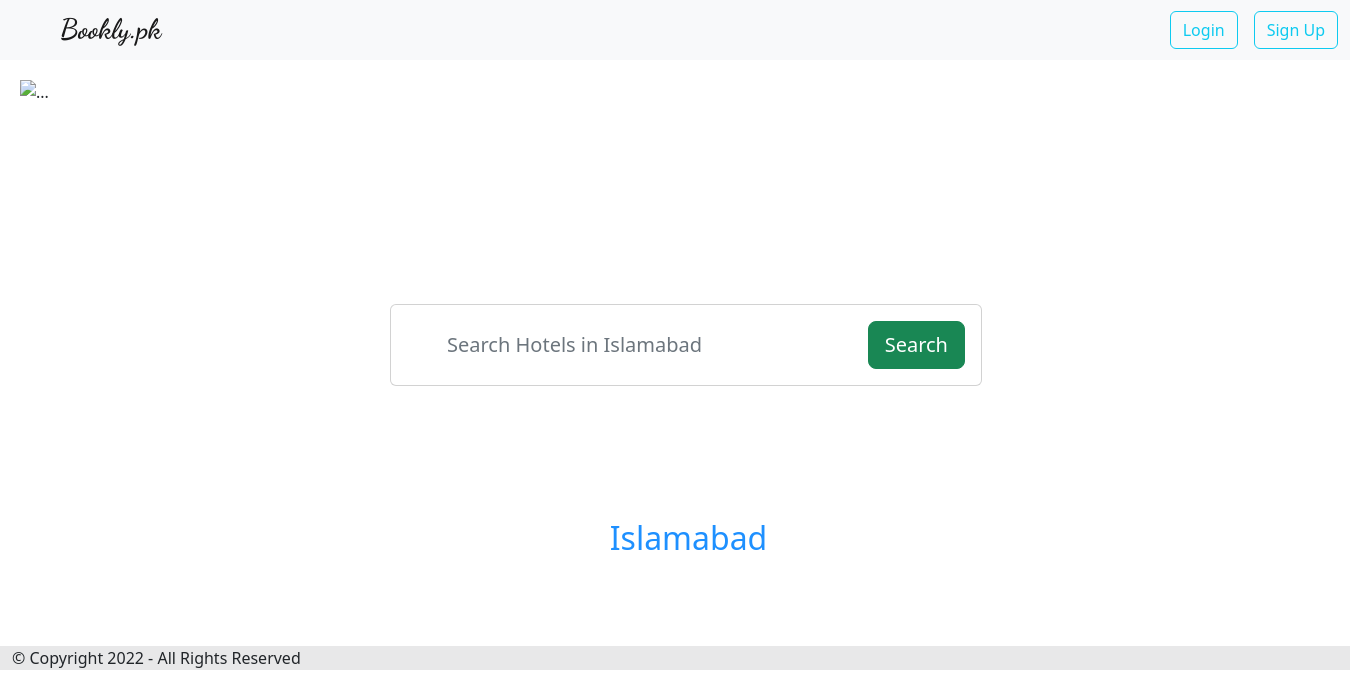
Page /site/Islamabad/hotels/ on the earlier database version.
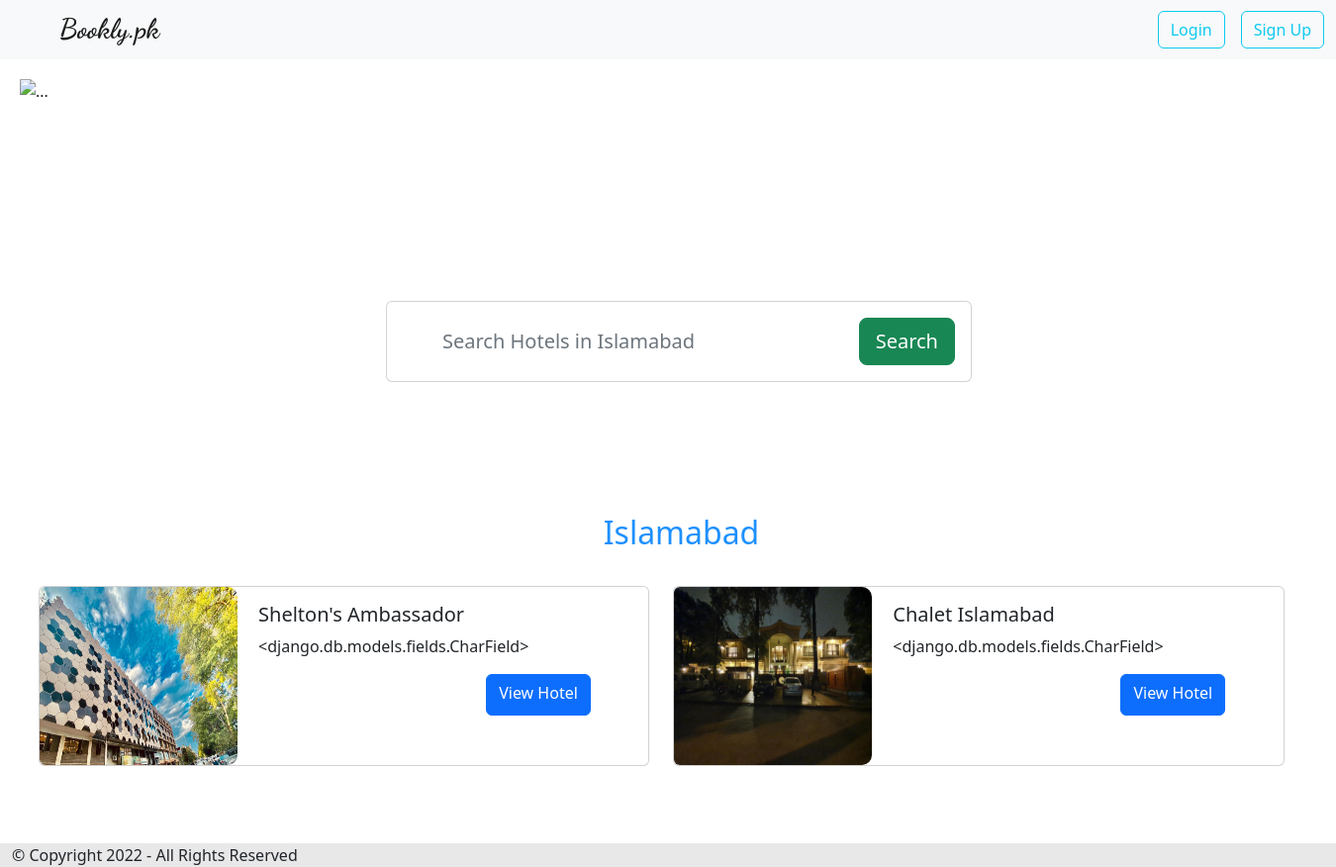
Same page on the later database version.
### mysite/models.py (models this page shows, shortened)
class Hotel(models.Model):
    id=models.CharField(primary_key=True,unique=True,max_length=6,)
    name=models.CharField(max_length=25,blank=False)
    small_description=models.TextField(default=name)
    description=models.TextField(default=name)
    city=models.CharField(max_length=20)
    image1=models.ImageField(upload_to='static/mysite/hotels',blank=True)
    image2=models.ImageField(upload_to='static/mysite/hotels',blank=True)
    image3=models.ImageField(upload_to='static/mysite/hotels',blank=True)
    image4=models.ImageField(upload_to='static/mysite/hotels',blank=True)
    image5=models.ImageField(upload_to='static/mysite/hotels',blank=True)

### mysite/views.py (the view)
# urls.py: re_path(r'^(?P<city>\w+)/hotels/$',views.CityView.as_view(),name='hotels'),
class CityView(ListView):
  model=Hotel
  template_name='mysite/hotels.html'
  def get(self,request,*args,**kwargs):
    hotel_data=self.get_queryset()
    return render(request,'mysite/hotels.html',context={'title':self.kwargs['city'],'hotel_data':hotel_data})
  def get_queryset(self,*args,**kwargs):
    context_object=Hotel.objects.filter(city=self.kwargs['city'])
    return context_object

### mysite/templates/mysite/hotels.html (shortened to what this page needs)
{% extends 'mysite/tbase.html' %}
{% load static %}
{% block css %} <link rel="stylesheet" href="{% static 'mysite/css/hotels.css' %}"> {% endblock %}
{% block content %}
<div class="px-300-wide">
  <div class="container-search">
    <br/>
	<div class="row justify-content-center">
                        <div class="col-12 col-md-10 col-lg-8">
                            <form method="post" class="card card-sm">
                                <div class="card-body row no-gutters align-items-center">
                                    <div class="col">
                                        <input name="search" class="form-control form-control-lg form-control-borderless" type="text" placeholder="Search Hotels in {{title}}">
                                    </div>
                                    <div class="col-auto">
                                        <button class="btn btn-lg btn-success" type="submit">Search</button>
                                    </div>
                                </div>
                            </form>
                        </div>
                    </div>
</div>
  <div id="carouselExampleSlidesOnly" class="carousel slide" data-bs-ride="carousel">
    <div class="carousel-inner">
      <div class="carousel-item active">
        {% with 'mysite/website/'|add:title|add:'1.jpg' as first_image %}
        <img src="{% static first_image %}" class="d-block w-100" style="max-width: 1300px;min-width:1300px;max-height: 392px;min-height: 392px;" alt="...">
        {% endwith %}
      </div>
    </div>
  </div>
</div>
<h2 class="heading">{{title}}</h2>
<div class="row row-cols-1 row-cols-md-2 mb2" style="margin-left:2% ;max-width: 95%;padding-bottom: 4%;">
{% for hotel in hotel_data %}
<div class="col mb-2">
<div class="card mb-3" style="max-width: 680px;">
  <div class="row g-0">
    <div class="col-md-4">
      <img src="{{ hotel.image1.url }}" class="image-size img-fluid rounded-start" alt="...">
    </div>
    <div class="col-md-8">
      <div class="card-body">
        <h5 class="card-title">{{hotel.name}}</h5>
        <p class="card-text">{{hotel.small_description}}</p>
      </div>
      <a href="{% url 'mysite:hotel' city=title id=hotel.id %}" class="btn btn-primary my-button">View Hotel</a>
    </div>
  </div>
</div>
</div>
{% endfor %}
</div>
{% endblock %}

Differences in the rows shown:
added Hotel: image1 (picture), name "Shelton's Ambassador", small_description "<django.db.models.fields.CharField>"
added Hotel: image1 (picture), name "Chalet Islamabad", small_description "<django.db.models.fields.CharField>"
